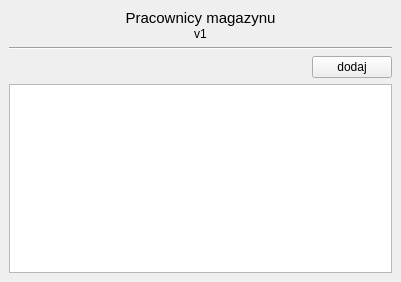
<?xml version="1.0" encoding="UTF-8"?>
<ui version="4.0">
 <class>Form</class>
 <widget class="QWidget" name="Form">
  <property name="geometry">
   <rect>
    <x>0</x>
    <y>0</y>
    <width>401</width>
    <height>282</height>
   </rect>
  </property>
  <property name="windowTitle">
   <string>Form</string>
  </property>
  <layout class="QGridLayout" name="gridLayout">
   <property name="leftMargin">
    <number>0</number>
   </property>
   <property name="topMargin">
    <number>0</number>
   </property>
   <property name="rightMargin">
    <number>0</number>
   </property>
   <property name="bottomMargin">
    <number>0</number>
   </property>
   <property name="spacing">
    <number>0</number>
   </property>
   <item row="0" column="0">
    <widget class="QWidget" name="widget" native="true">
     <layout class="QVBoxLayout" name="verticalLayout_3">
      <item>
       <widget class="QWidget" name="widget_2" native="true">
        <layout class="QVBoxLayout" name="verticalLayout">
         <property name="spacing">
          <number>0</number>
         </property>
         <property name="leftMargin">
          <number>0</number>
         </property>
         <property name="topMargin">
          <number>0</number>
         </property>
         <property name="rightMargin">
          <number>0</number>
         </property>
         <property name="bottomMargin">
          <number>0</number>
         </property>
         <item>
          <widget class="QLabel" name="label">
           <property name="font">
            <font>
             <pointsize>11</pointsize>
            </font>
           </property>
           <property name="text">
            <string>Pracownicy magazynu</string>
           </property>
           <property name="alignment">
            <set>Qt::AlignCenter</set>
           </property>
          </widget>
         </item>
         <item>
          <widget class="QLabel" name="label_2">
           <property name="text">
            <string>v1</string>
           </property>
           <property name="alignment">
            <set>Qt::AlignCenter</set>
           </property>
          </widget>
         </item>
        </layout>
       </widget>
      </item>
      <item>
       <widget class="Line" name="line">
        <property name="orientation">
         <enum>Qt::Horizontal</enum>
        </property>
       </widget>
      </item>
      <item>
       <widget class="QWidget" name="widget_3" native="true">
        <layout class="QHBoxLayout" name="horizontalLayout">
         <property name="spacing">
          <number>0</number>
         </property>
         <property name="leftMargin">
          <number>0</number>
         </property>
         <property name="topMargin">
          <number>0</number>
         </property>
         <property name="rightMargin">
          <number>0</number>
         </property>
         <property name="bottomMargin">
          <number>0</number>
         </property>
         <item>
          <spacer name="horizontalSpacer">
           <property name="orientation">
            <enum>Qt::Horizontal</enum>
           </property>
           <property name="sizeHint" stdset="0">
            <size>
             <width>204</width>
             <height>20</height>
            </size>
           </property>
          </spacer>
         </item>
         <item>
          <widget class="QPushButton" name="btn_zapisz">
           <property name="text">
            <string>dodaj</string>
           </property>
          </widget>
         </item>
        </layout>
       </widget>
      </item>
      <item>
       <widget class="QTableWidget" name="tab_dane"/>
      </item>
     </layout>
    </widget>
   </item>
  </layout>
 </widget>
 <resources/>
 <connections/>
</ui>
